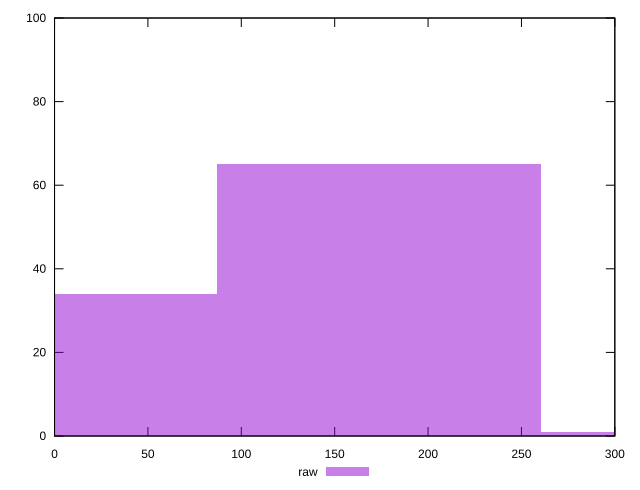

Generate this figure with gnuplot:
reset

$raw <<EOF
347.04906929384055 1
0 34
173.52453464692027 65
EOF

set key outside below
set boxwidth 173.52453464692027
set xrange [0:300]
set yrange [0:100]
set trange [0:100]
set style fill transparent solid 0.5 noborder
set terminal svg size 640, 490 enhanced background rgb 'white'
set output "reports/report_00032_2021-02-25T10-28-15.087Z/unminified-javascript/samples/astro/raw/histogram.svg"

plot $raw title "raw" with boxes

reset
